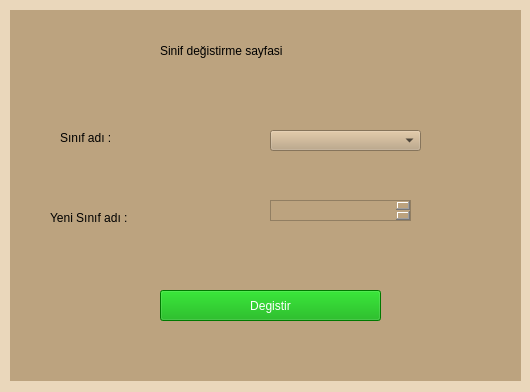
<?xml version="1.0" encoding="UTF-8"?>
<ui version="4.0">
 <class>edit_class</class>
 <widget class="QMainWindow" name="edit_class">
  <property name="geometry">
   <rect>
    <x>0</x>
    <y>0</y>
    <width>530</width>
    <height>392</height>
   </rect>
  </property>
  <property name="windowTitle">
   <string>Sınıf degistirme</string>
  </property>
  <widget class="QWidget" name="centralwidget">
   <widget class="QWidget" name="widget" native="true">
    <property name="geometry">
     <rect>
      <x>0</x>
      <y>0</y>
      <width>551</width>
      <height>641</height>
     </rect>
    </property>
    <property name="styleSheet">
     <string notr="true">background-color: rgb(230, 255, 107);
background-color: rgb(234, 215, 187);</string>
    </property>
    <widget class="QWidget" name="widget_2" native="true">
     <property name="geometry">
      <rect>
       <x>10</x>
       <y>10</y>
       <width>511</width>
       <height>371</height>
      </rect>
     </property>
     <property name="styleSheet">
      <string notr="true">background-color: rgb(188, 163, 127);</string>
     </property>
     <widget class="QLabel" name="label">
      <property name="geometry">
       <rect>
        <x>50</x>
        <y>120</y>
        <width>101</width>
        <height>16</height>
       </rect>
      </property>
      <property name="styleSheet">
       <string notr="true">font: 75 14pt &quot;MS Shell Dlg 2&quot;;</string>
      </property>
      <property name="text">
       <string>Sınıf adı :</string>
      </property>
     </widget>
     <widget class="QComboBox" name="class_combo">
      <property name="geometry">
       <rect>
        <x>260</x>
        <y>120</y>
        <width>151</width>
        <height>21</height>
       </rect>
      </property>
     </widget>
     <widget class="QPushButton" name="pushButton">
      <property name="geometry">
       <rect>
        <x>150</x>
        <y>280</y>
        <width>221</width>
        <height>31</height>
       </rect>
      </property>
      <property name="styleSheet">
       <string notr="true">font: 75 14pt &quot;MS Shell Dlg 2&quot;;
color: rgb(255, 255, 255);
background-color: rgb(0, 170, 0);</string>
      </property>
      <property name="text">
       <string>Degistir</string>
      </property>
     </widget>
     <widget class="QLabel" name="label_4">
      <property name="geometry">
       <rect>
        <x>150</x>
        <y>10</y>
        <width>271</width>
        <height>61</height>
       </rect>
      </property>
      <property name="styleSheet">
       <string notr="true">font: 75 16pt &quot;MS Shell Dlg 2&quot;;</string>
      </property>
      <property name="text">
       <string>Sinif değistirme sayfasi</string>
      </property>
     </widget>
     <widget class="QLabel" name="label_5">
      <property name="geometry">
       <rect>
        <x>40</x>
        <y>200</y>
        <width>131</width>
        <height>16</height>
       </rect>
      </property>
      <property name="styleSheet">
       <string notr="true">font: 75 14pt &quot;MS Shell Dlg 2&quot;;</string>
      </property>
      <property name="text">
       <string>Yeni Sınıf adı :</string>
      </property>
     </widget>
     <widget class="QPlainTextEdit" name="new_class_name">
      <property name="geometry">
       <rect>
        <x>260</x>
        <y>190</y>
        <width>141</width>
        <height>21</height>
       </rect>
      </property>
     </widget>
    </widget>
   </widget>
  </widget>
 </widget>
 <resources/>
 <connections/>
</ui>
